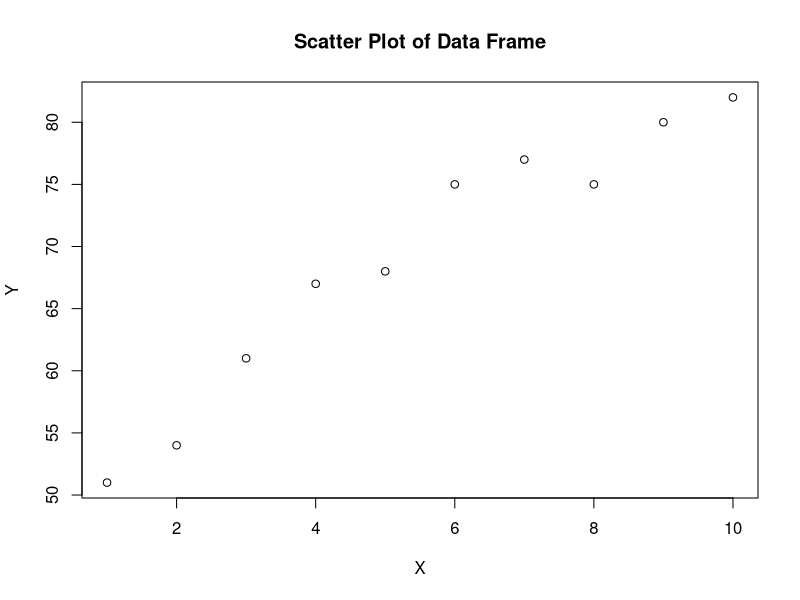
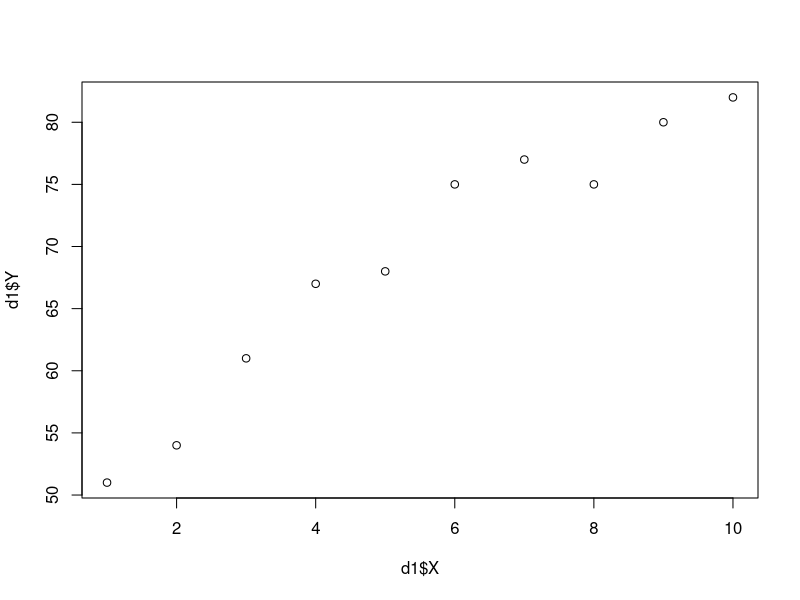
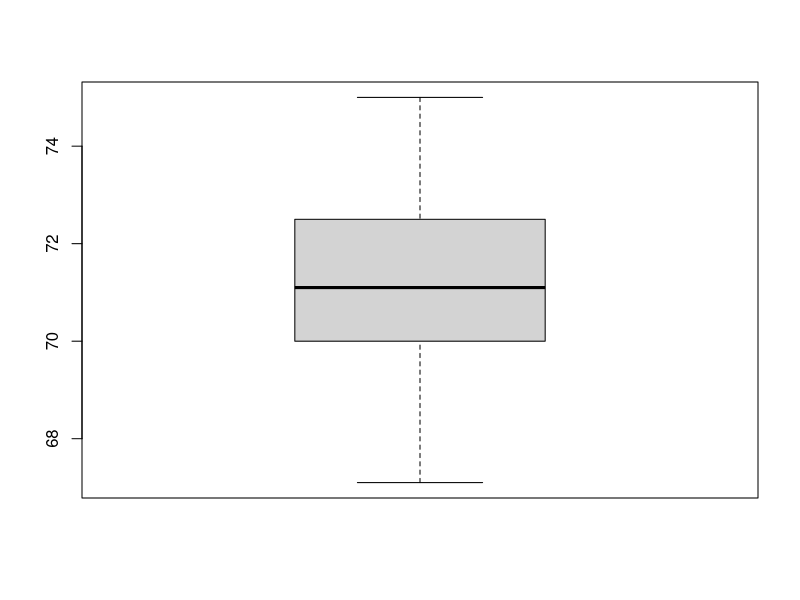

Generate these figures, in order, with R:
## ---- chunk 1
knitr::opts_chunk$set(echo = TRUE)
## ---- chunk 2
x <- 10  # The '<-' operator works like '=' in Python.
x

x <- sqrt(2)  # Store the square root of 2 in x.
x

y <- sqrt(5)  # Store the square root of 5 in y.
y

y + x  # Sum of x and y.
## ---- chunk 3
1 + 2 + 3   # Addition
2 + 3 * 4   # Multiplication takes precedence
3 / 2 + 1   # Division precedes addition
4 * 3^3     # Power operation
## ---- chunk 4
sqrt(2)      # Square root
27^(1/3)     # Cube root
64^(1/4)     # Fourth root
sin(pi)      # Sine of pi (should be close to zero)
## ---- chunk 5
log(5)    # Natural logarithm (ln)
log10(5)  # Logarithm base 10
log2(5)   # Logarithm base 2
exp(1.61) # Exponential function
## ---- chunk 6
x1 <- 10
x1

x2 <- c(1, 3, 6)
x2
x2[1]         # First element
x2[2]         # Second element
length(x2)    # Length of vector

is.vector(x2)
is.matrix(x2)
is.numeric(x2)
is.character(x2)
## ---- chunk 7
x3 <- 1:10                 # Sequence from 1 to 10
x3

x4 <- seq(0, 1, by = 0.1)  # Sequence from 0 to 1 with step 0.1
x4
x4[x4 > 0.5]               # Filter values greater than 0.5
x4[x4 >= 0.5]              # Filter values greater than or equal to 0.5
x4 <= 0.5                  # Logical test
## ---- chunk 8
x5 <- seq(0, 1, length.out = 11)
x5

x6 <- rep(1, 5)              # Repeat 1 five times
x6

x7 <- rep(c(1, 2), c(3, 5))  # Repeat 1 three times and 2 five times
x7

x8 <- rep(1:3, each = 5)
x8

x9 <- rep(2:5, each = 5)
x9
## ---- chunk 9
set.seed(123)
x10 <- rnorm(10, mean = 70, sd = 10)
x10

sum(x10)      # Sum
mean(x10)     # Mean
var(x10)      # Variance
sd(x10)       # Standard deviation
min(x10)      # Minimum value
max(x10)      # Maximum value
summary(x10)  # Summary statistics
summary(1:10)
## ---- chunk 10
d1 <- data.frame(X = 1:10, Y = c(51, 54, 61, 67, 68, 75, 77, 75, 80, 82))
d1

names(d1)
d1$X  # Column X
d1$Y  # Column Y

plot(d1)  # Scatter plot
title("Scatter Plot of Data Frame")
plot(d1$X, d1$Y)  # X vs Y
## ---- chunk 11
# Example dataset structure:
# Rep      A   B   C   D
# 1      25  31  22  33
# 2      26  25  26  29
# 3      20  28  28  31
# 4      23  27  25  34
# 5      21  24  29  28

treatments <- rep(c("A", "B", "C", "D"), each = 5)

replicates <- rep(1:5, times = 4)

production <- c(25, 26, 20, 23, 21, 
                31, 25, 28, 27, 24, 
                22, 26, 28, 25, 29, 
                33, 29, 31, 34, 28)

data <- data.frame(treatments, replicates, production)
data

# Reading from a text file
# Ensure the file "data_1.csv" exists in the working directory.
# data <- read.csv("data_1.csv", header = TRUE)
## ---- chunk 12
y <- c(72.5, 69, 75, 70.8, 71.2, 73, 70, 67.1, 71, 72.5)
sum(y)
length(y)
mean(y)
median(y)
sort(y)
table(y)
var(y)
sd(y)
sqrt(var(y))
summary(y)
epm <- sd(y) / sqrt(length(y))
epm

q1 <- quantile(y, 0.25)
q2.5 <- quantile(y, 0.025)
q97.5 <- quantile(y, 0.975)
IQR(y)
boxplot(y)
